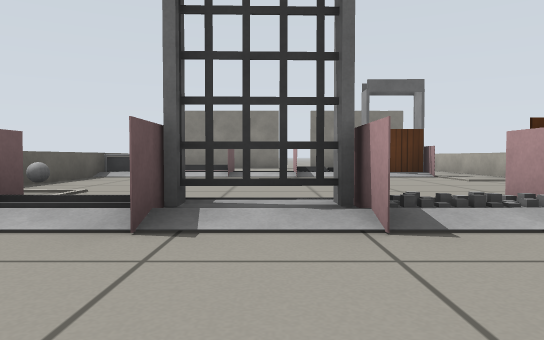
view 1 (above)

12 first-person views from a walk through a Gazebo world. The camera is 0.41 m above the floor, tilts 2° down and sees 70° across. The floor is counted in squares, 1 m on a side. Each view is taken from the middle of a square. On the plan, view 1 faces up. The plan holds only what a view shows up to about 9 squares ahead; the rest is blank. Robots are left out. Simple patterns stand in for the simulator's built-in surfaces. Some stock models are drawn as simple stand-ins.

view 2
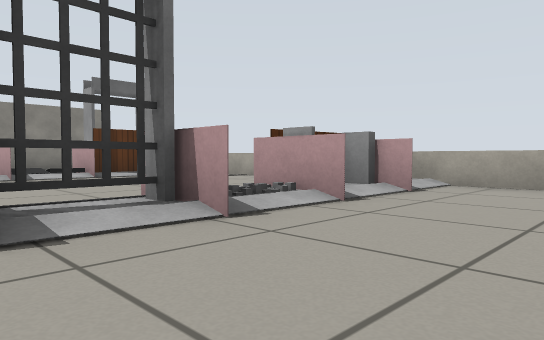

view 3
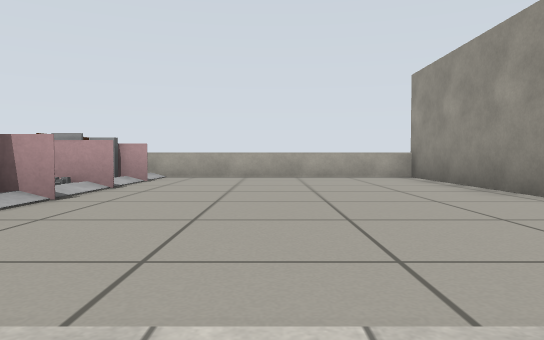

view 4
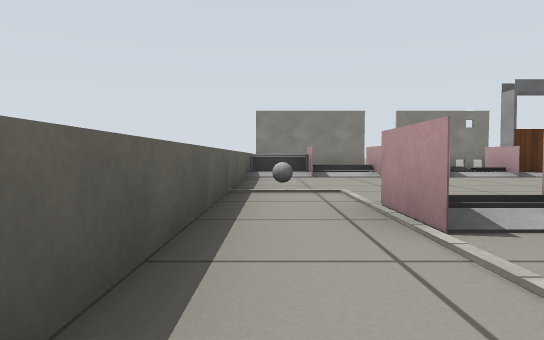

view 5
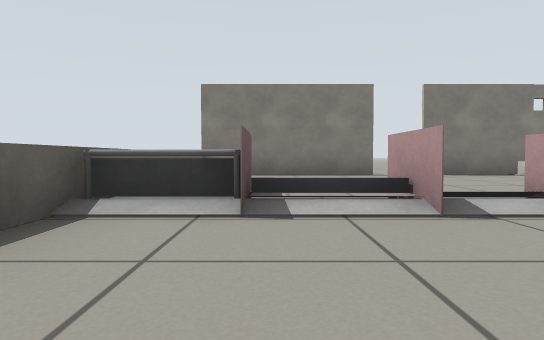

view 6
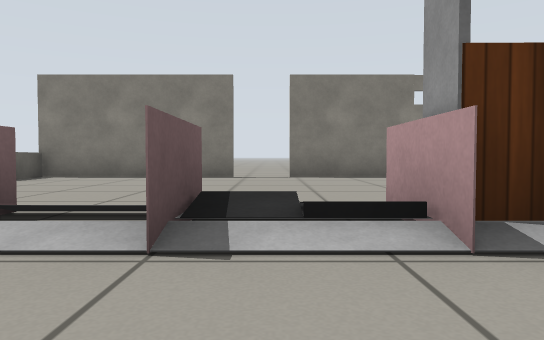

view 7
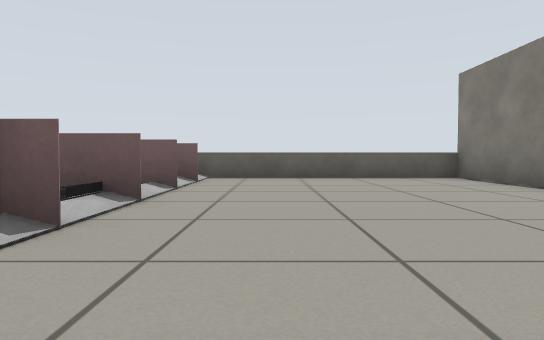

view 8
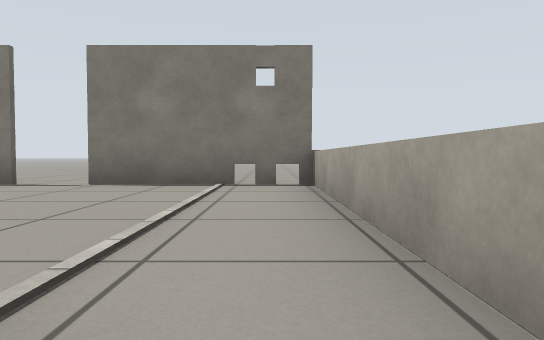

view 9
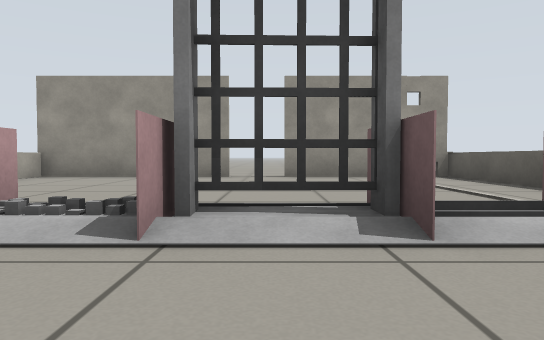

view 10
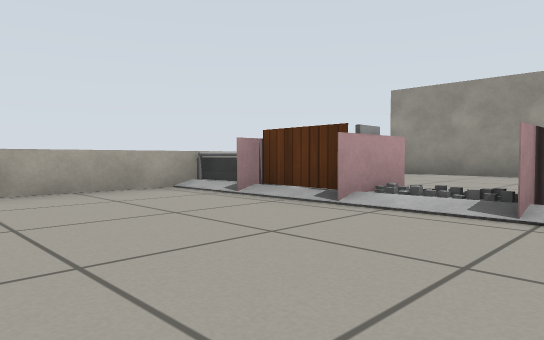

view 11
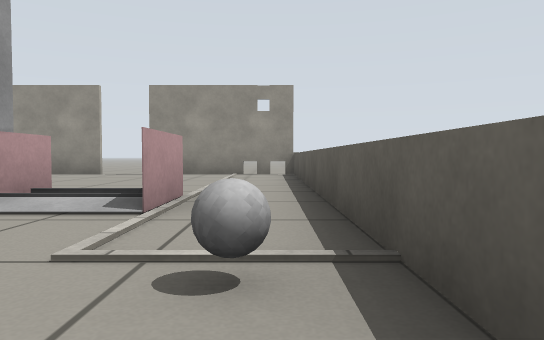

view 12
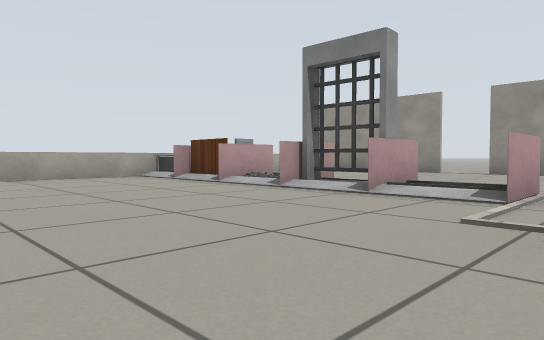

### Floor plan
Points are (right, up) in squares from view 1. A wall is a line through its corners. A room is listed if a view was taken in it or the views show most of it. See-through windows are left out.
Room 1 (views 1, 2, 3, 4, 5, 6, 7, 8, 9, 10, 11, 12)
walls: (1.8, 8.4) (1.8, 8.9); (0.5, 8.9) (0.5, 7.5); (-0.7, 3.2) (-0.7, 2); (-0.7, 8.9) (-0.7, 7.6); (0.6, 2) (0.6, 3.2); (3.3, 2) (3.3, 2.5); (-2.1, 2) (-2.1, 3.2); (0.2, 13.6) (-3.5, 13.6) (-3.5, -2.7) (-0.2, -2.7); (0.8, -2.7) (4.6, -2.7) (4.6, 13.6) (1.2, 13.6)
low walls: (-0.9, 8.1) (-2.2, 8.1)
ways out: opening at (0, -3); opening at (1, 14)
objects: grey ball (-3, 5); other object (-3, 8); other object (0, 3); other object (1, 8); grey box (2, 3); bridge (2, 8); door leaf (3, 4); grey box (3, 8); grey box (3, 9); other object (4, 3)

Positions as (right, up) in squares from view 1, and headings:
1: (0, 0), facing up
2: (-1, 0), facing up-right
3: (-3, 0), facing right
4: (-3, 0), facing up
5: (-2, 5), facing up
6: (1, 6), facing up
7: (4, 10), facing left
8: (4, 8), facing up
9: (0, 5), facing down
10: (0, 6), facing down-right
11: (-3, 6), facing down
12: (-3, 7), facing down-right
